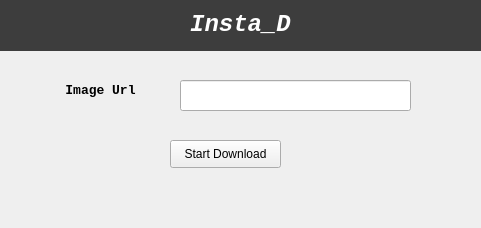
<?xml version="1.0" encoding="UTF-8"?>
<ui version="4.0">
 <class>Form</class>
 <widget class="QWidget" name="Form">
  <property name="geometry">
   <rect>
    <x>0</x>
    <y>0</y>
    <width>481</width>
    <height>228</height>
   </rect>
  </property>
  <property name="windowTitle">
   <string>Form</string>
  </property>
  <widget class="QLabel" name="label">
   <property name="geometry">
    <rect>
     <x>0</x>
     <y>0</y>
     <width>481</width>
     <height>51</height>
    </rect>
   </property>
   <property name="font">
    <font>
     <family>Consolas</family>
     <weight>75</weight>
     <bold>true</bold>
    </font>
   </property>
   <property name="styleSheet">
    <string notr="true">background-color: rgb(61, 61, 61);</string>
   </property>
   <property name="text">
    <string>&lt;html&gt;&lt;head/&gt;&lt;body&gt;&lt;p&gt;&lt;span style=&quot; font-size:18pt; font-style:italic; color:#ffffff;&quot;&gt;Insta_D&lt;/span&gt;&lt;/p&gt;&lt;/body&gt;&lt;/html&gt;</string>
   </property>
   <property name="alignment">
    <set>Qt::AlignCenter</set>
   </property>
  </widget>
  <widget class="QLabel" name="label_2">
   <property name="geometry">
    <rect>
     <x>60</x>
     <y>80</y>
     <width>81</width>
     <height>21</height>
    </rect>
   </property>
   <property name="font">
    <font>
     <family>Consolas</family>
     <pointsize>10</pointsize>
     <weight>75</weight>
     <bold>true</bold>
    </font>
   </property>
   <property name="text">
    <string>Image Url</string>
   </property>
   <property name="alignment">
    <set>Qt::AlignCenter</set>
   </property>
  </widget>
  <widget class="QLineEdit" name="lineEdit">
   <property name="geometry">
    <rect>
     <x>180</x>
     <y>80</y>
     <width>231</width>
     <height>31</height>
    </rect>
   </property>
  </widget>
  <widget class="QPushButton" name="pushButton">
   <property name="geometry">
    <rect>
     <x>170</x>
     <y>140</y>
     <width>111</width>
     <height>28</height>
    </rect>
   </property>
   <property name="text">
    <string>Start Download</string>
   </property>
  </widget>
  <widget class="QLabel" name="label_3">
   <property name="geometry">
    <rect>
     <x>130</x>
     <y>190</y>
     <width>211</width>
     <height>21</height>
    </rect>
   </property>
   <property name="text">
    <string/>
   </property>
   <property name="alignment">
    <set>Qt::AlignCenter</set>
   </property>
  </widget>
 </widget>
 <resources/>
 <connections/>
</ui>
